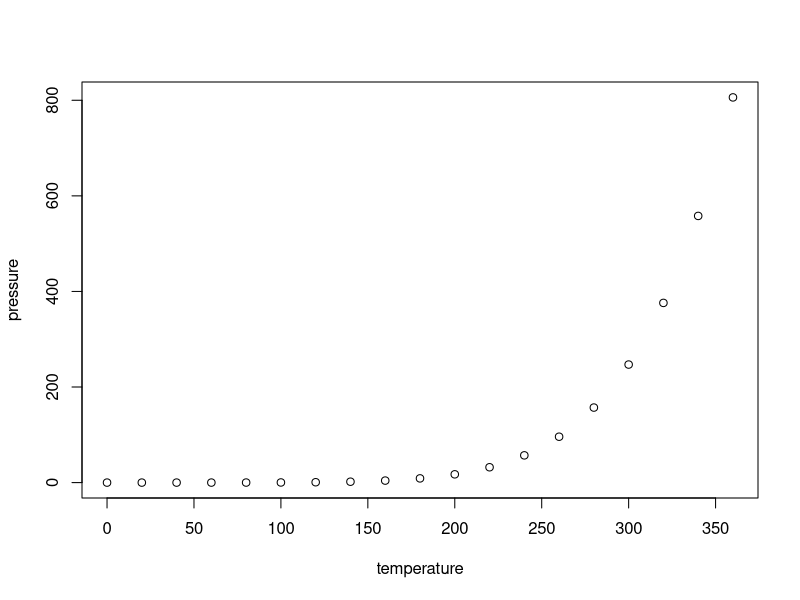
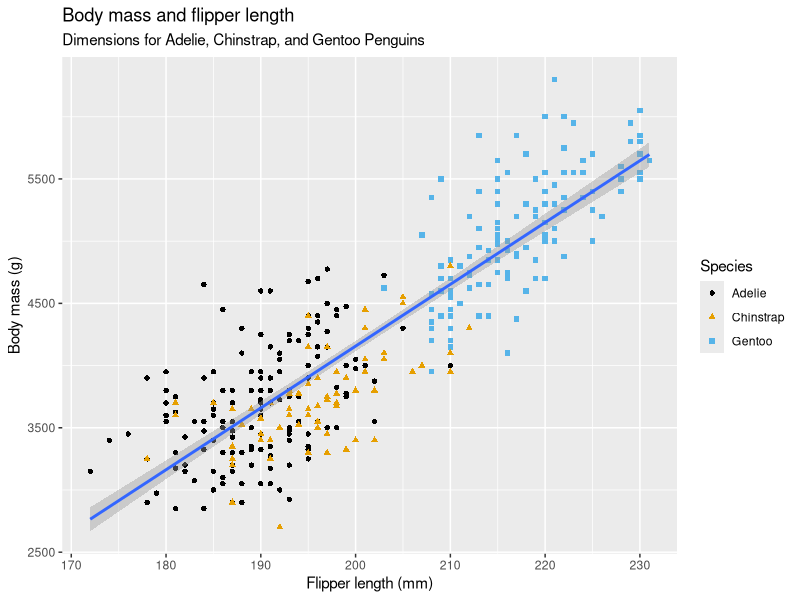
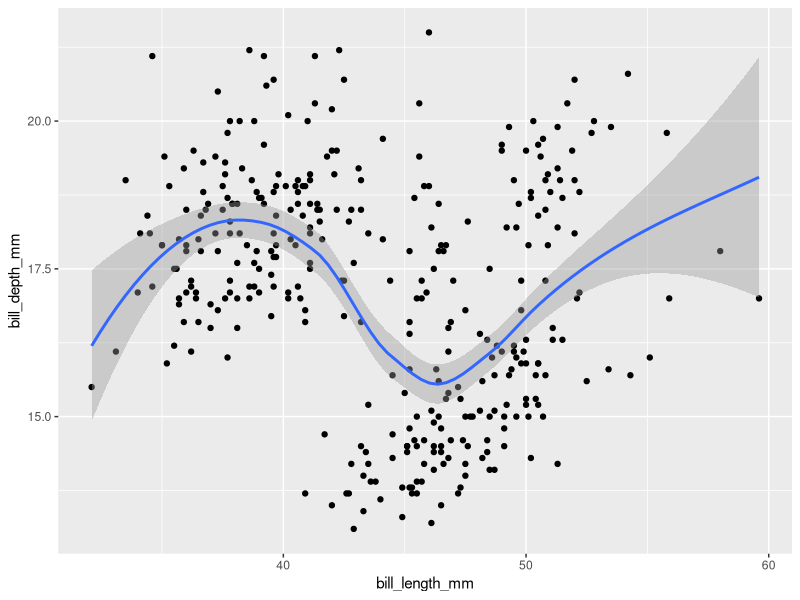
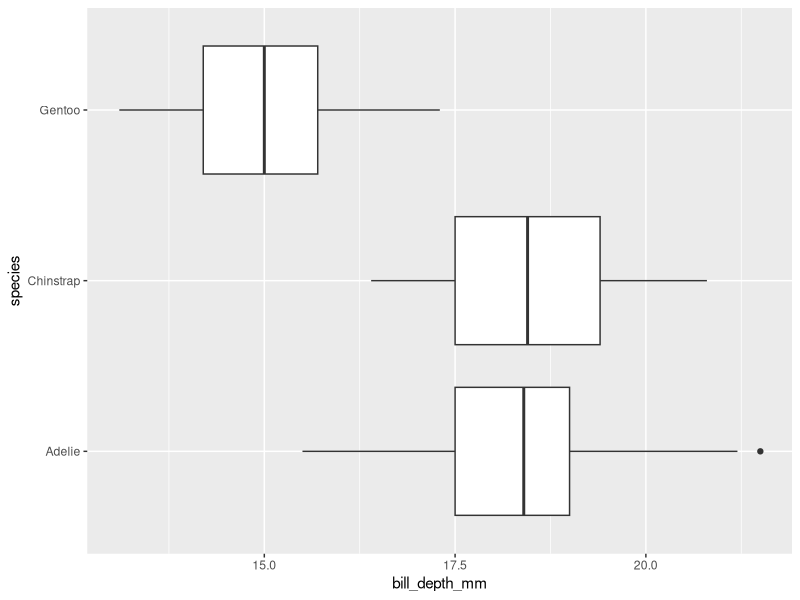
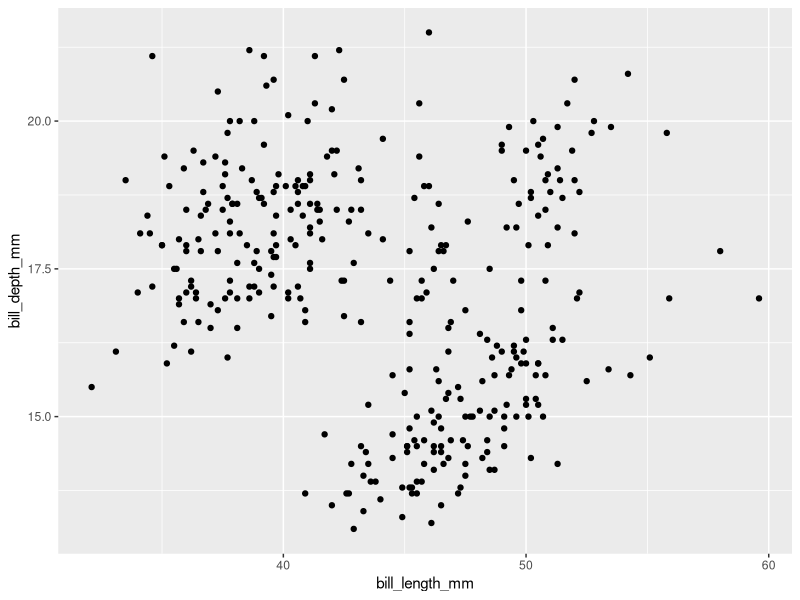
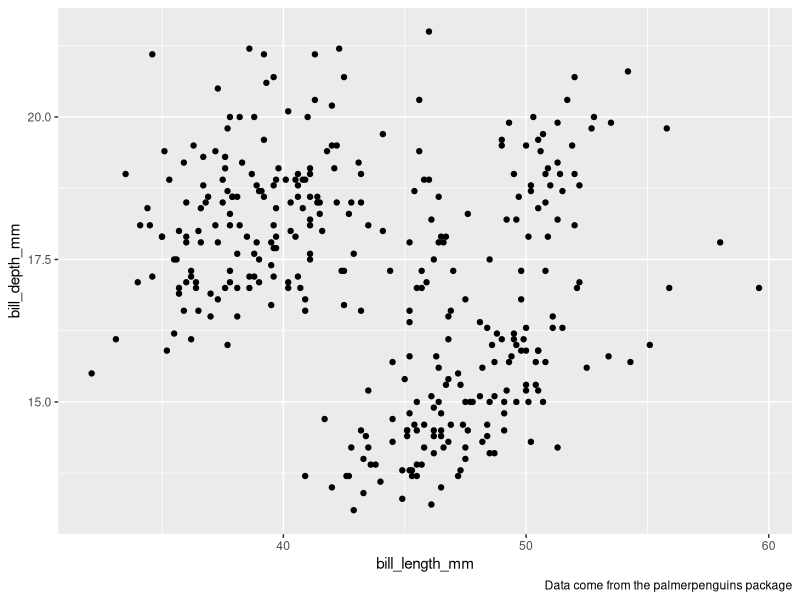
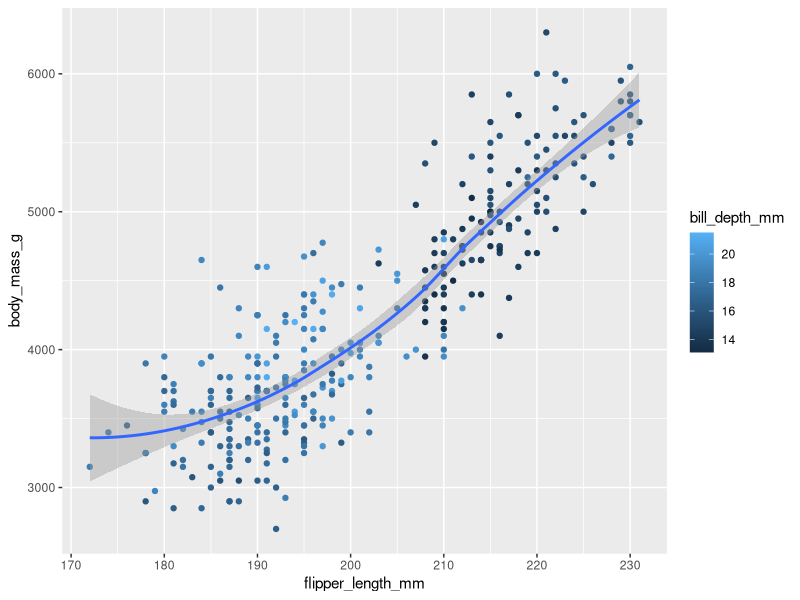
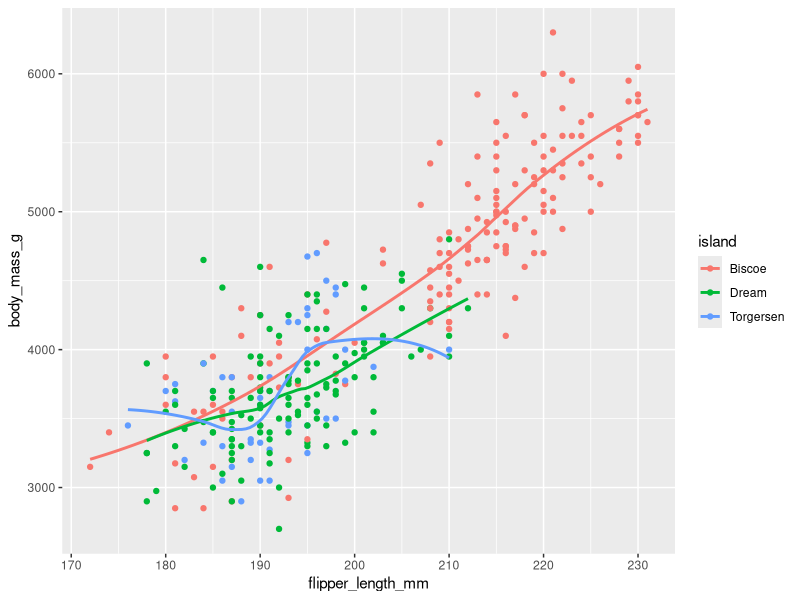

Generate these figures, in order, with R:
## ---- chunk 1
knitr::opts_chunk$set(echo = TRUE)
## ---- chunk 2
summary(cars)
#install.packages("tidyverse")
library(tidyverse)
#install.packages("palmerpenguins")
library(palmerpenguins)
library(ggthemes)
## ---- chunk 3
plot(pressure)
glimpse(penguins)
View(penguins)
## ---- chunk 4
ggplot(
  data = penguins,
  mapping = aes(x = flipper_length_mm, y = body_mass_g)
) +
  geom_point(aes(color = species, shape = species)) +
  geom_smooth(method = "lm") +
  labs(
    title = "Body mass and flipper length",
    subtitle = "Dimensions for Adelie, Chinstrap, and Gentoo Penguins",
    x = "Flipper length (mm)", y = "Body mass (g)",
    color = "Species", shape = "Species"
  ) +
  scale_color_colorblind()
## ---- chunk 5
ggplot(data=penguins,mapping=aes(x=bill_length_mm,y=bill_depth_mm))+geom_point()+geom_smooth()
## ---- chunk 6
ggplot(data=penguins,mapping=aes(x=bill_depth_mm,y=species))+geom_boxplot()
## ---- chunk 7
ggplot(data=penguins,mapping=aes(x=bill_length_mm,y=bill_depth_mm))+geom_point(na.rm=TRUE)

## ---- chunk 8
ggplot(data=penguins,mapping=aes(x=bill_length_mm,y=bill_depth_mm))+geom_point(na.rm=TRUE)+labs(caption="Data come from the palmerpenguins package")
## ---- chunk 9
ggplot(data=penguins,mapping=aes(x=flipper_length_mm,y=body_mass_g))+geom_point(aes(color=bill_depth_mm))+geom_smooth()
## ---- chunk 10
ggplot(
  data = penguins,
  mapping = aes(x = flipper_length_mm, y = body_mass_g, color = island)
) +
  geom_point() +
  geom_smooth(se = FALSE)
## ---- chunk 11
ggplot(
  data = penguins,
  mapping = aes(x = flipper_length_mm, y = body_mass_g)
) +
  geom_point() +
  geom_smooth()

ggplot() +
  geom_point(
    data = penguins,
    mapping = aes(x = flipper_length_mm, y = body_mass_g)
  ) +
  geom_smooth(
    data = penguins,
    mapping = aes(x = flipper_length_mm, y = body_mass_g)
  )
## ---- chunk 12
ggplot(data=penguins,mapping=aes(y=species))+geom_bar()
ggplot(penguins, aes(x = species)) +
  geom_bar(color = "red")

ggplot(penguins, aes(x = species)) +
  geom_bar(fill = "red")

## ---- chunk 13
ggplot(data=diamonds,mapping=aes(x=carat))+geom_histogram(bins=30)

ggplot(data=diamonds,mapping=aes(x=carat))+geom_histogram(bins=100)
ggplot(data=diamonds,mapping=aes(x=carat))+geom_histogram(bins=10)

## ---- chunk 14
glimpse(mpg)
View(mpg)
## ---- chunk 15
ggplot(mpg,aes(x=displ,y=hwy))+geom_point(aes(color=model))
ggplot(mpg,aes(x=displ,y=hwy))+geom_point(aes(color=model,size=manufacturer))
ggplot(mpg,aes(x=displ,y=hwy))+geom_point(aes(size=manufacturer))
ggplot(mpg,aes(x=displ,y=hwy))+geom_point(aes(shape=drv))
ggplot(mpg,aes(x=displ,y=hwy))+geom_point(aes(shape=manufacturer))
## ---- chunk 16
ggplot(mpg,aes(x=displ,y=hwy))+geom_point(aes(color=cyl))
#get a spectrum
ggplot(mpg,aes(x=displ,y=hwy))+geom_point(aes(color=cyl,size=cty))
ggplot(mpg,aes(x=displ,y=hwy))+geom_point(aes(size=cyl))
#get discrete legend values based on `cyl`
#ggplot(mpg,aes(x=displ,y=hwy))+geom_point(aes(shape=cty))
#ggplot(mpg,aes(x=displ,y=hwy))+geom_point(aes(shape=cyl))
#problem we get
#A continuous variable cannot be mapped to the shape aesthetic

## ---- chunk 17
ggplot(mpg,aes(x=displ,y=hwy))+geom_point(aes(linewidth=trans))
## ---- chunk 18
#only for categorical variables
ggplot(mpg,aes(x=displ,y=hwy))+geom_point(aes(color=trans,fill=trans,shape=trans))
#can't do for numerical variables
#ggplot(mpg,aes(x=displ,y=hwy))+geom_point(aes(color=year,fill=year,shape=year))
#error:A continuous variable cannot be mapped to the shape aesthetic
## ---- chunk 19
ggplot(penguins,aes(x=bill_length_mm,y=bill_depth_mm))+geom_point(aes(color=species))
ggplot(penguins,aes(x=bill_length_mm,y=bill_depth_mm))+geom_point()+facet_wrap(~species)

## ---- chunk 20
ggplot(
  data = penguins,
  mapping = aes(
    x = bill_length_mm, y = bill_depth_mm, 
    color = species, shape = species
  )
) +
  geom_point() +labs(color = "Species")
## ---- chunk 21
ggplot(penguins, aes(x = island, fill = species)) +
  geom_bar(position = "fill")
#biscoe contains gentoo and adelie while torgerson contains only adelie
ggplot(penguins, aes(x = species, fill = island)) +
  geom_bar(position = "fill")
#adelie is on all 3 islands while rest species are on one stranded island only separately
## ---- chunk 22
ggplot(mpg, aes(x = class)) +
  geom_bar()
ggplot(mpg, aes(x = cty, y = hwy)) +
  geom_point()
ggsave("mpg-plot.jpeg")
ggsave("mpg-plot.pdf")
ggsave("mpg-plot.png")
